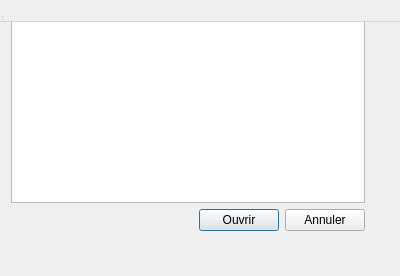
<?xml version="1.0" encoding="UTF-8"?>
<ui version="4.0">
 <class>List_choose</class>
 <widget class="QDialog" name="List_choose">
  <property name="geometry">
   <rect>
    <x>0</x>
    <y>0</y>
    <width>400</width>
    <height>276</height>
   </rect>
  </property>
  <property name="windowTitle">
   <string>List_choose</string>
  </property>
  <widget class="QWidget" name="centralWidget">
   <layout class="QVBoxLayout" name="verticalLayout_2">
    <item>
     <layout class="QVBoxLayout" name="verticalLayout">
      <item>
       <widget class="QListView" name="listView"/>
      </item>
      <item>
       <layout class="QHBoxLayout" name="horizontalLayout">
        <item>
         <spacer name="horizontalSpacer">
          <property name="orientation">
           <enum>Qt::Horizontal</enum>
          </property>
          <property name="sizeHint" stdset="0">
           <size>
            <width>188</width>
            <height>20</height>
           </size>
          </property>
         </spacer>
        </item>
        <item>
         <widget class="QPushButton" name="pushButton">
          <property name="text">
           <string>Ouvrir</string>
          </property>
         </widget>
        </item>
        <item>
         <widget class="QPushButton" name="pushButton_2">
          <property name="text">
           <string>Annuler</string>
          </property>
         </widget>
        </item>
       </layout>
      </item>
     </layout>
    </item>
   </layout>
  </widget>
  <widget class="QMenuBar" name="menuBar">
   <property name="geometry">
    <rect>
     <x>0</x>
     <y>0</y>
     <width>400</width>
     <height>22</height>
    </rect>
   </property>
  </widget>
  <widget class="QToolBar" name="mainToolBar">
   <attribute name="toolBarArea">
    <enum>TopToolBarArea</enum>
   </attribute>
   <attribute name="toolBarBreak">
    <bool>false</bool>
   </attribute>
  </widget>
  <widget class="QStatusBar" name="statusBar"/>
 </widget>
 <layoutdefault spacing="6" margin="11"/>
 <resources/>
 <connections/>
</ui>
